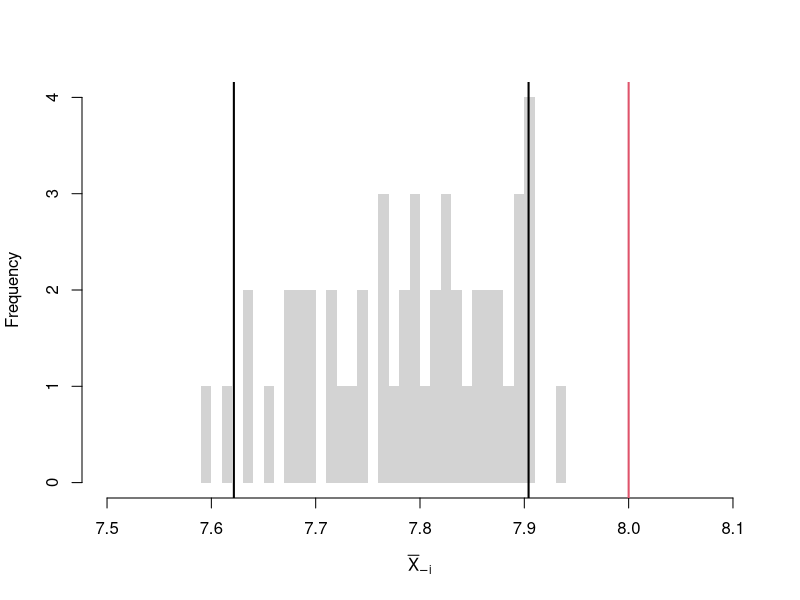
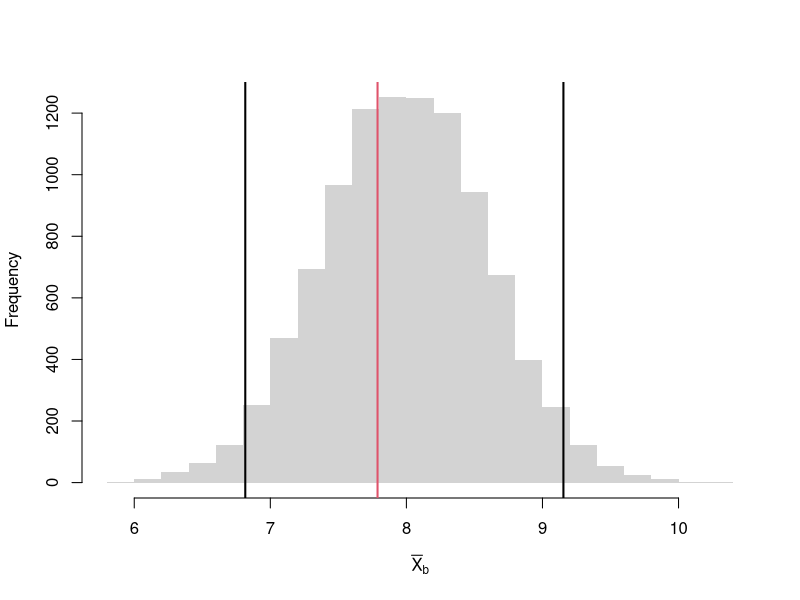
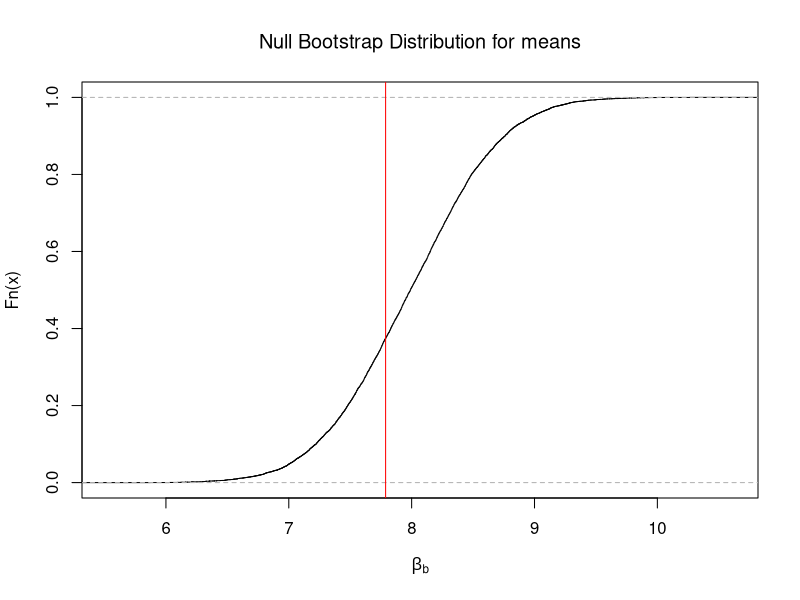
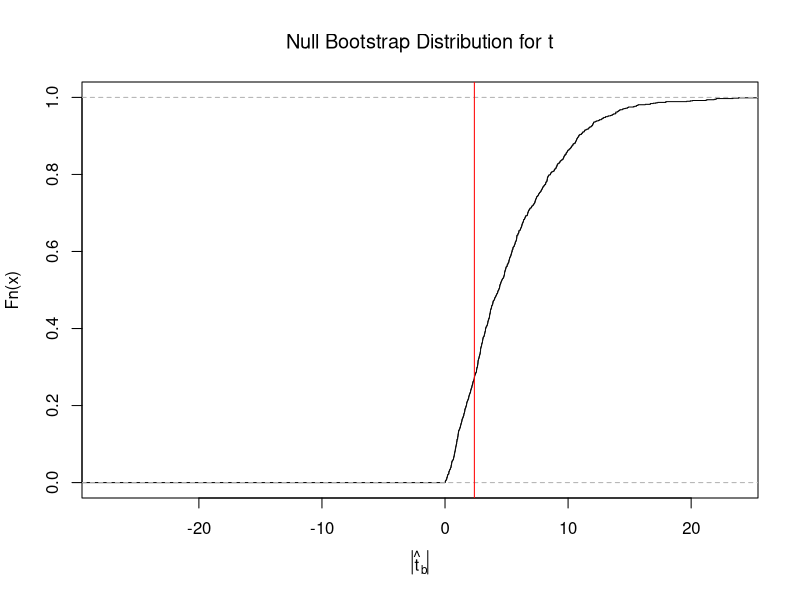
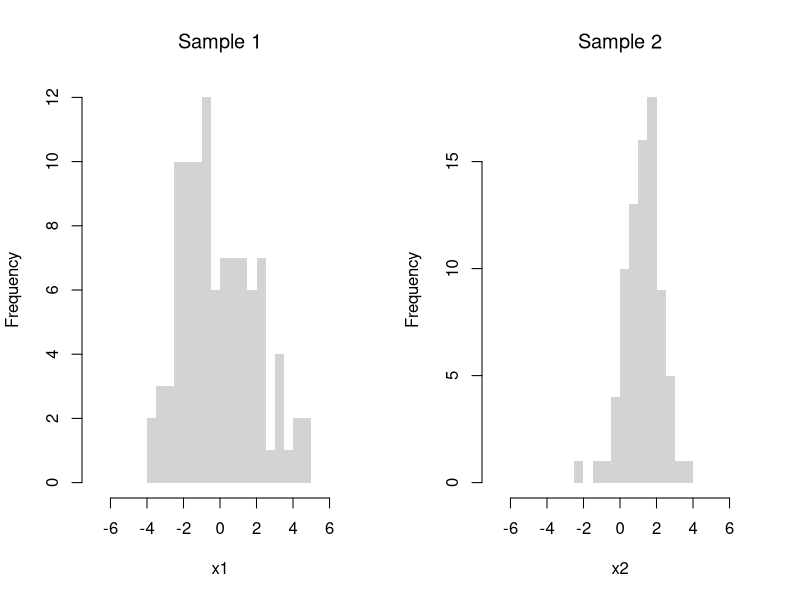
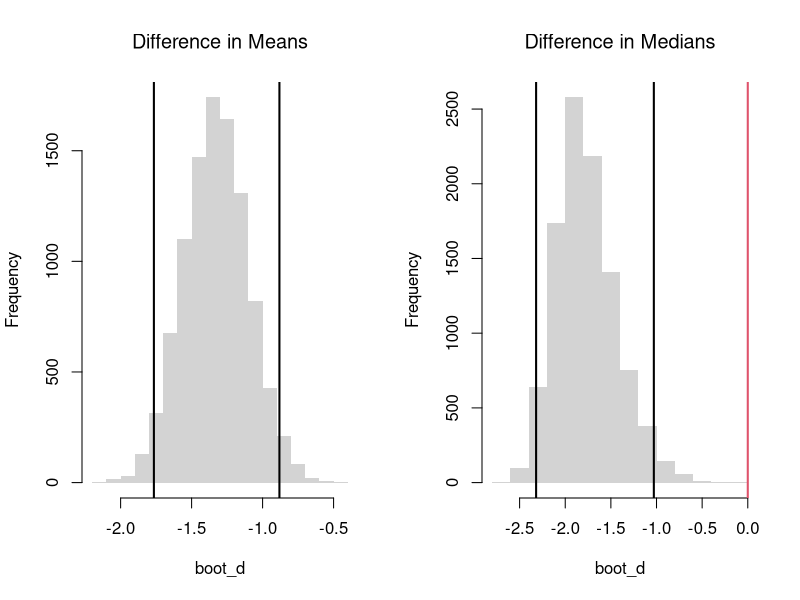

These figures' R source, in order:
## ---- chunk 1
sample_dat <- USArrests$Murder
sample_mean <- mean(sample_dat)

n <- length(sample_dat)
Jmeans <- sapply(1:n, function(i){
    dati <- sample_dat[-i]
    mean(dati)
})
hist(Jmeans, breaks=25,
    border=NA, xlim=c(7.5,8.1),
    main='', xlab=expression( bar(X)[-i]))
# CI
ci_95 <- quantile(Jmeans, probs=c(.025, .975))
abline(v=ci_95, lwd=2)
# H0: mean=8
abline(v=8, col=2, lwd=2)
## ---- chunk 2
sample_dat <- USArrests$Murder
sample_mean <- mean(sample_dat)

# Bootstrap NULL: mean=8
set.seed(1)
Bmeans0 <- sapply(1:10^4, function(i) {
    dat_b <- sample(sample_dat, replace=T) 
    mean_b <- mean(dat_b) + (8 - sample_mean) # impose the null by recentering
    return(mean_b)
})
hist(Bmeans0, breaks=25, border=NA,
    main='', xlab=expression( bar(X)[b]) )
ci_95 <- quantile(Bmeans0, probs=c(.025, .975)) # critical region
abline(v=ci_95, lwd=2)
abline(v=sample_mean, lwd=2, col=2)
## ---- chunk 3
# One-Sided Test, ALTERNATIVE: mean > 8
# Prob( boot0_means > sample_mean) 
Fhat0 <- ecdf(Bmeans0) # Right tail
plot(Fhat0,
    xlab=expression( beta[b] ),
    main='Null Bootstrap Distribution for means', font.main=1)
abline(v=sample_mean, col='red')

p <- 1- Fhat0(sample_mean) #Right Tail
if(p >.05){
    message('fail to reject the null that sample_mean=8, at the 5% level')
} else {
    message('reject the null that sample_mean=8 in favor of >8, at the 5% level')
}
## ---- chunk 4
# Two-Sided Test, ALTERNATIVE: mean < 8 or mean >8
# Prob(boot0_means > sample_mean or -boot0_means < sample_mean)

Fhat0 <- ecdf(Bmeans0)
p_left <- Fhat0(sample_mean) #Left Tail
p_right <- 1 - Fhat0(sample_mean) #Right Tail
p <- 2*min(p_left, p_right)

if(p >.05){
    message('fail to reject the null that sample_mean=8 at the 5% level')
} else {
    message('reject the null that sample_mean=8 in favor of either <8 or >8 at the 5% level')
}
## ---- chunk 5
jack_se <- sd(Jmeans)
mean0 <- 8
jack_t <- (sample_mean - mean0)/jack_se

# Note that you can also use a corrected se
# jack_se <- sqrt((n-1)/n) * sd(Jmeans)
## ---- chunk 6
set.seed(1)
boot_t0 <- sapply(1:10^3, function(i) {
    dat_b <- sample(sample_dat, replace=T) 
    mean_b <- mean(dat_b) + (8 - sample_mean) # impose the null by recentering
    # jack ses
    jack_se_b <- sd( sapply(1:length(dat_b), function(i){
        mean(dat_b[-i])
    }) )
    jack_t <- (mean_b - mean0)/jack_se_b
})

# Two Sided Test
Fhat0 <- ecdf(abs(boot_t0))
plot(Fhat0, xlim=range(boot_t0, jack_t),
    xlab=expression( abs(hat(t)[b]) ),
    main='Null Bootstrap Distribution for t', font.main=1)
abline(v=abs(jack_t), col='red')
p <- 1 - Fhat0( abs(jack_t) ) 
p

if(p >.05){
    message('fail to reject the null that sample_mean=8, at the 5% level')
} else {
    message('reject the null that sample_mean=8 in favor of either <8 or >8, at the 5% level')
}
## ---- chunk 7
# Sample 1 (e.g., males)
n1 <- 100
x1 <- rnorm(n1, 0, 2)
# Sample 2 (e.g., females)
n2 <- 80
x2 <- rnorm(n2, 1, 1)

par(mfrow=c(1,2))
bks <- seq(-7,7, by=.5)
hist(x1, border=NA, breaks=bks,
    main='Sample 1', font.main=1)

hist(x2, border=NA, breaks=bks, 
    main='Sample 2', font.main=1)
## ---- chunk 8
# Differences between means
m1 <- mean(x1)
m2 <- mean(x2)
d <- m1-m2
    
# Bootstrap Distribution
boot_d <- sapply(1:10^4, function(b){
    x1_b <- sample(x1, replace=T)
    x2_b <- sample(x2, replace=T)
    m1_b <- mean(x1_b)
    m2_b <- mean(x2_b)
    d_b <- m1_b - m2_b
    return(d_b)
})
hist(boot_d, border=NA, font.main=1,
    main='Difference in Means')

# 2-Sided Test
boot_ci <- quantile(boot_d, probs=c(.025, .975))
abline(v=boot_ci, lwd=2)
abline(v=0, lwd=2, col=2)

# p-value
1 - ecdf(boot_d)(0)
## ---- chunk 9
# Bootstrap Distribution Function
boot_fun <- function( fun, B=10^4, ...){
    boot_d <- sapply(1:B, function(b){
        x1_b <- sample(x1, replace=T)
        x2_b <- sample(x2, replace=T)
        f1_b <- fun(x1_b, ...)
        f2_b <- fun(x2_b, ...)
        d_b <- f1_b - f2_b
        return(d_b)
    })
    return(boot_d)
}

# 2-Sided Test for Median Differences
# d <- median(x2) - median(x1)
boot_d <- boot_fun(median)
hist(boot_d, border=NA, font.main=1,
    main='Difference in Medians')
abline(v=quantile(boot_d, probs=c(.025, .975)), lwd=2)
abline(v=0, lwd=2, col=2)
1 - ecdf(boot_d)(0)
